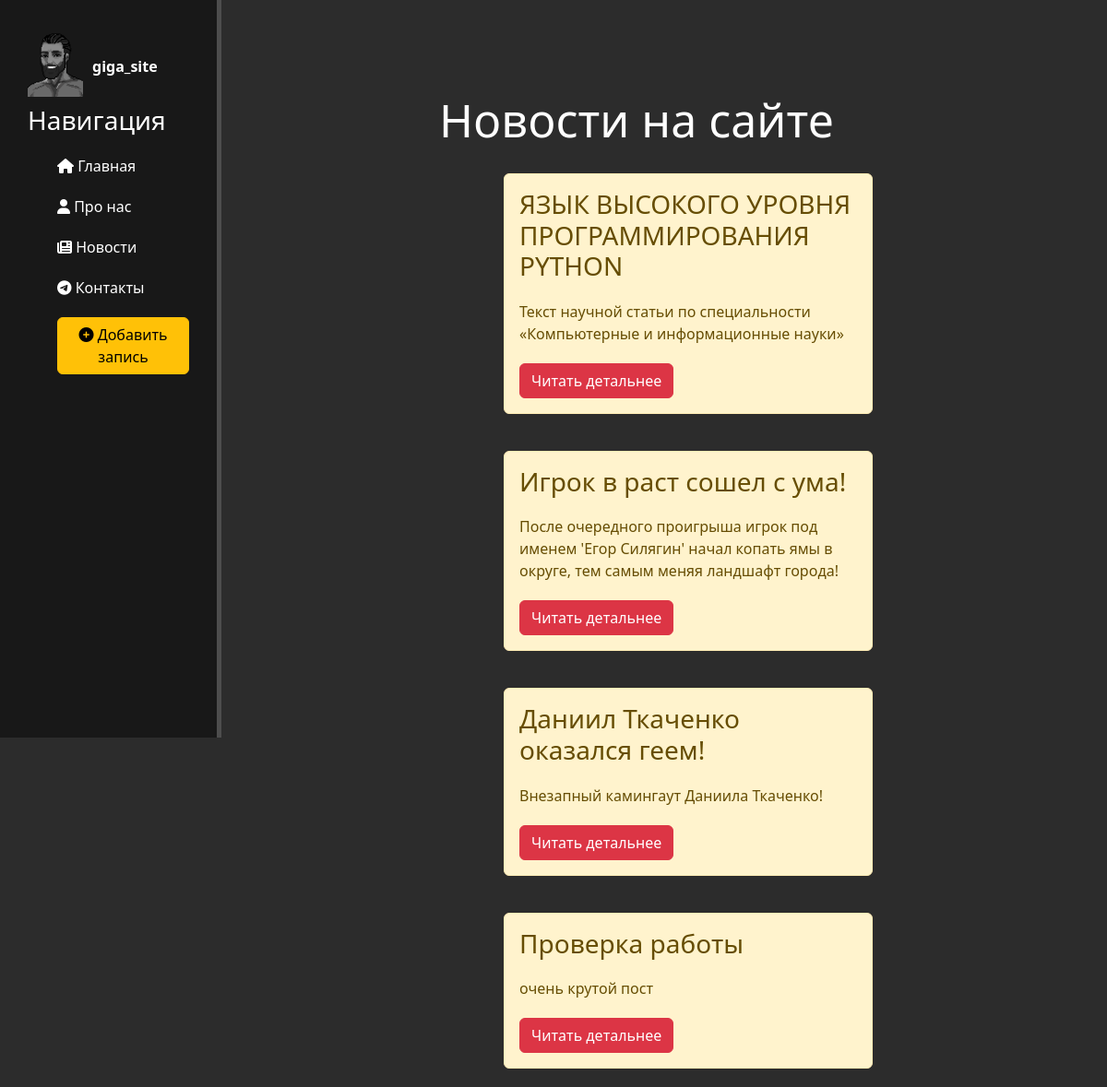
The page /news/ on the database as committed earlier.
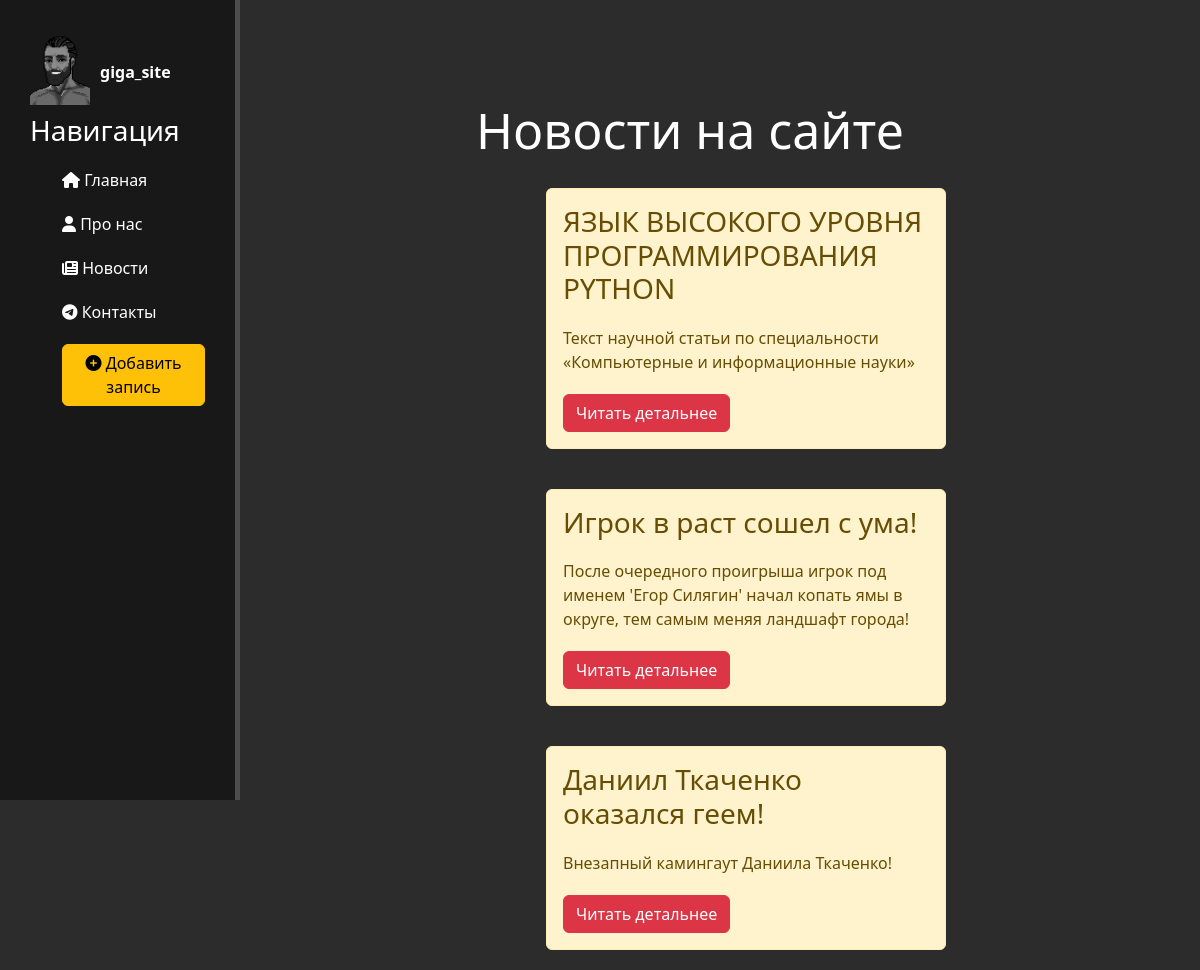
The same page on the database as committed later.
### news/models.py (models this page shows, shortened)
class Articles(models.Model):
    title = models.CharField('Название', max_length=50)
    anons = models.CharField('Анонс', max_length=250)
    full_text = models.TextField('Статья')
    date = models.DateTimeField("Дата публикации")
    class Meta:
        verbose_name = 'Новость'
        verbose_name_plural = 'Новости'

### news/views.py (the view)
# urls.py: path('', views.news_home, name='news_home'),
def news_home(request):
    news = Articles.objects.order_by('-date')
    return render(request, 'news/news_home.html', {'news': news})

### news/templates/news/news_home.html (shortened to what this page needs)
{% extends 'main/layout.html' %}
{% block content %}
    <div class='features'>
        <h1>Новости на сайте</h1>
        {% if news %}
            {% for el in news %}
                <div class='alert alert-warning'>
                    <h3>{{ el.title }}</h3>
                    <p>{{ el.anons }}</p>
                    <a href="{% url 'news-detail' el.id %}" class="btn btn-danger">Читать детальнее</a>
                </div>
            {% endfor %}
        {% else %}
            <p>У вас нет записей!</p>
        {% endif %}
    </div>
{% endblock %}

### main/templates/main/layout.html (shortened to what this page needs)
{% load static %}
<!DOCTYPE html>
<html lang="ru">
<head>
    <link rel='stylesheet' href='https://cdn.jsdelivr.net/npm/bootstrap@5.2.3/dist/css/bootstrap.min.css'>
    <link rel='stylesheet' href='{% static 'main/css/main.css' %}'>
    <link rel="stylesheet" href="https://cdn.jsdelivr.net/npm/@fortawesome/fontawesome-free@6.2.1/css/fontawesome.min.css">
</head>
<body>
    <aside>
        <img src="{% static 'main/img/giga.png' %}" alt="Лого">
        <span class='logo'>giga_site</span>
        <h3>Навигация</h3>
        <ul>
            <a href="{% url 'home' %}"><li><i class="fa-solid fa-house"></i> Главная</li></a>
            <a href="{% url 'about' %}"><li><i class="fa-solid fa-user"></i> Про нас</li></a>
            <a href="{% url 'news_home' %}"><li><i class="fa-solid fa-newspaper"></i></i> Новости</li></a>
            <a href="{% url 'contacts' %}"><li><i class="fa-brands fa-telegram"></i> Контакты</li></a>
            <a href="{% url 'create' %}"><li><button class="btn btn-warning"><i class="fas fa-plus-circle"></i> Добавить запись</button></button></li></a>
        </ul>
    </aside>
    <main>
        {% block  content%}
        {% endblock  %}
</html>

### main/static/main/css/main.css (style rules this page uses)
body { background: #2c2c2c ; }
aside { float: left; background: #181818; width: 20%; padding: 2.5%; height: 100vh; color: #fff; border-right: 5px solid #4d4d4d; }
aside img { width: 60px; float: left; }
aside .logo { font-size: 40; margin-left: 10px; font-weight: bold; position: relative; bottom: -30px; }
aside h3 { margin-top: 60px; font-size: 28px; }
aside ul { list-style: none }
aside ul li { color: #fff; display: block; margin-top: 20px; transition: transform .6s ease; }
main .features { float: left; color: #fff; margin-top: 100px; text-align: center; width: 75%; }
main .features h1 { font-size: 50px; }
main .features p { max-width: 400px; margin: 20px auto; }
.alert-warning { float: left; clear: both; width: 400px; margin: 20px 34%; text-align: left; }

### main/templates/main/layout.html (style rules this page uses)
a { text-decoration: none; }

Rows that differ between the two databases and show on the page:
removed Articles: title "Проверка работы", anons "очень крутой пост"
